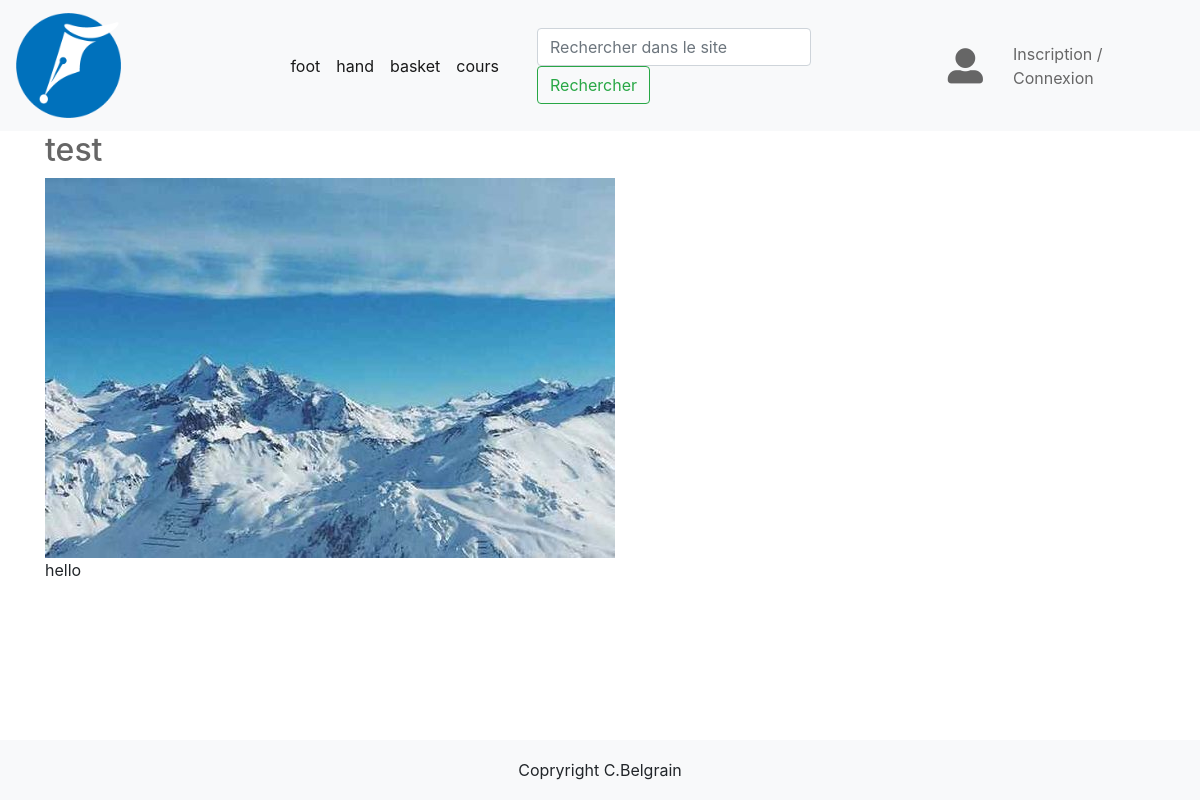
Screenshot of /?page=article&article=3 with the database file from the repository.
### tables this page shows
CREATE TABLE `categories` (
  `c_id` int(11) NOT NULL,
  `nom_cat` varchar(50) NOT NULL,
  `active` int(1) NOT NULL DEFAULT '0'
);

CREATE TABLE `articles` (
  `a_id` int(11) NOT NULL,
  `titre` varchar(255) NOT NULL,
  `contenu` mediumtext NOT NULL,
  `img` varchar(100) NOT NULL,
  `active` int(1) NOT NULL,
  `id_user` int(11) NOT NULL,
  `id_cat` int(11) NOT NULL
);

### controleurs/articles.class.php (called while the page is built, shortened)
<?php
include "models/articles.model.php";
class Articles {
    private $result;
    public function controleArticle($pdo){
        if(isset($_GET['page'])){
            $this->article = new ArticlesModel();
            $this->result = $this->article->getArticle($pdo);
        }
        return $this->result;
    }
}
?>

### controleurs/general.class.php (the view, shortened to what this page needs)
<?php
class General {
    public function menu($pdo){
        $this->cat = $pdo->query("SELECT * FROM categories");
        $this->result = '';
        while ($row = $this->cat->fetch()) {
            $this->result.= '  <li class="nav-item active">
                                    <a class="nav-link" href="?page=cat&cat='.$row['c_id'].'">'.$row['nom_cat'].'</a>
                                </li>';
        }
        return $this->result;
    }
}
?>

### models/articles.model.php (shortened to what this page needs)
<?php
class ArticlesModel {
    public function getArticle($pdo){
        $this->article = $pdo->query("SELECT * FROM articles WHERE a_id=".$_GET['article']);
        $this->result = '';
        while ($row = $this->article->fetch()) {
			$this->result.= '
			<a href="article='.$row['a_id'].'"><h2>'.$row['titre'].'</h2></a>'
            . '<img src= "img/imgArticles/' . $row['img'].'" alt="image"/>'.
			'<div> '.$row['contenu'].'</div><br>';
		}
        return $this->result;
    }
}
?>

### css/style.css (style rules this page uses)
html { position: relative; min-height: 100%; }
a, a:hover, a:visited { color: #666; }

### rows the page displays
categories: nom_cat "foot"
categories: nom_cat "hand"
categories: nom_cat "basket"
categories: nom_cat "cours"
articles: titre "test", img (picture), contenu "hello"
